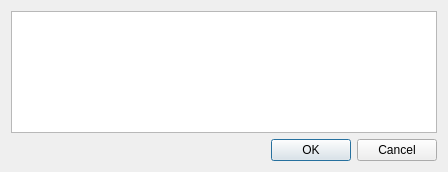
<?xml version="1.0" encoding="UTF-8"?>
<ui version="4.0">
 <class>StyleDialog</class>
 <widget class="QDialog" name="StyleDialog">
  <property name="geometry">
   <rect>
    <x>0</x>
    <y>0</y>
    <width>448</width>
    <height>172</height>
   </rect>
  </property>
  <property name="windowTitle">
   <string>StyleDialog</string>
  </property>
  <property name="modal">
   <bool>true</bool>
  </property>
  <layout class="QVBoxLayout" name="verticalLayout_2">
   <item>
    <layout class="QVBoxLayout" name="verticalLayout">
     <item>
      <widget class="QTextEdit" name="styleValue">
       <property name="html">
        <string>&lt;!DOCTYPE HTML PUBLIC &quot;-//W3C//DTD HTML 4.0//EN&quot; &quot;http://www.w3.org/TR/REC-html40/strict.dtd&quot;&gt;
&lt;html&gt;&lt;head&gt;&lt;meta name=&quot;qrichtext&quot; content=&quot;1&quot; /&gt;&lt;style type=&quot;text/css&quot;&gt;
p, li { white-space: pre-wrap; }
&lt;/style&gt;&lt;/head&gt;&lt;body style=&quot; font-family:'SimSun'; font-size:9pt; font-weight:400; font-style:normal;&quot;&gt;
&lt;p style=&quot;-qt-paragraph-type:empty; margin-top:0px; margin-bottom:0px; margin-left:0px; margin-right:0px; -qt-block-indent:0; text-indent:0px;&quot;&gt;&lt;/p&gt;&lt;/body&gt;&lt;/html&gt;</string>
       </property>
      </widget>
     </item>
     <item>
      <widget class="QDialogButtonBox" name="btn">
       <property name="orientation">
        <enum>Qt::Horizontal</enum>
       </property>
       <property name="standardButtons">
        <set>QDialogButtonBox::Cancel|QDialogButtonBox::Ok</set>
       </property>
      </widget>
     </item>
    </layout>
   </item>
  </layout>
 </widget>
 <resources/>
 <connections>
  <connection>
   <sender>btn</sender>
   <signal>accepted()</signal>
   <receiver>StyleDialog</receiver>
   <slot>accept()</slot>
   <hints>
    <hint type="sourcelabel">
     <x>248</x>
     <y>254</y>
    </hint>
    <hint type="destinationlabel">
     <x>157</x>
     <y>274</y>
    </hint>
   </hints>
  </connection>
  <connection>
   <sender>btn</sender>
   <signal>rejected()</signal>
   <receiver>StyleDialog</receiver>
   <slot>reject()</slot>
   <hints>
    <hint type="sourcelabel">
     <x>316</x>
     <y>260</y>
    </hint>
    <hint type="destinationlabel">
     <x>286</x>
     <y>274</y>
    </hint>
   </hints>
  </connection>
 </connections>
</ui>
